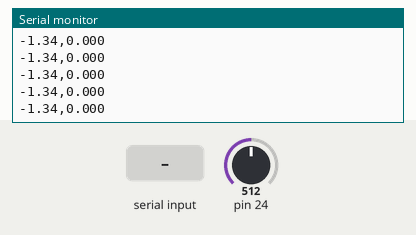
Recording of a sketch running on a simulated Teensy 4. On the bench: the last lines printed to the serial monitor. The test bench sets the inputs (shaded band); at power-on: pin 24 = 512.

Above: at 1.7 s.
1.8 s: "90,45\n" received over Serial
3.4 s: "E90\n" received over Serial
4.9 s: "F90\n" received over Serial
At 4.92 s:
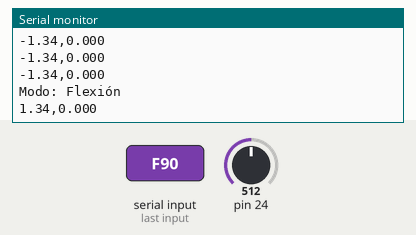
6.4 s: pin 24 set to 716
At 6.42 s:
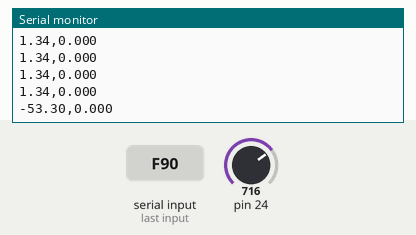
7.9 s: pin 24 set to 900
At 7.93 s:
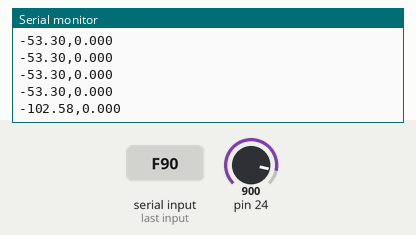
Timing chart, 0 to 10.4 s (numbered marks = the images above; inputs shaded):
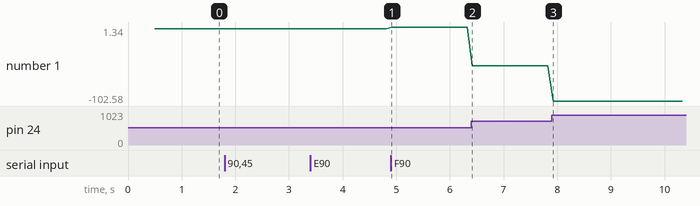

The sketch:

Teensy.ino
```cpp
// ------------------- CONFIGURACIÓN -------------------
struct Resorte {
  float L0;          // Longitud efectiva inicial (m)
  float constante;   // Constante K (N/m)
};

// Datos de los resortes: {L0, K}
Resorte resortes[3] = {
  {0.045, 428.3},  // Resorte 1
  {0.046, 595.6},  // Resorte 2
  {0.04, 12146.8}   // Resorte 3
};


// ------------------- VARIABLES -------------------
int resorte_sel = 0;   // 0 = sin resorte
char modo_sel = 'E';   // 'E' = Extensión, 'F' = Flexión

float angulo = 0.0;
float fuerza = 0.0;


// ============================================================
//                  FUNCIONES AUXILIARES
// ============================================================

// Leer potenciómetro y convertirlo a ángulo (°)
float leerPotenciometro(char modo) {
  int lectura = analogRead(A10); // Potenciómetro
  float pot_val = (lectura / 1023.0) * 10000.0;  // Escalado a rango
  float ang_calc = 0;

  if (modo == 'E') {
    // Ecuación de extensión (ajustar tras calibración)
    ang_calc = (0.0274 * pot_val - 138.472);
  } else {
    // Ecuación de flexión (simétrica)
    ang_calc = -(0.0274 * pot_val - 138.472);
  }

  return ang_calc;  // Devuelve ángulo en grados
}


// ============================================================
//           CÁLCULO DE FUERZA SEGÚN GEOMETRÍA REAL
// ============================================================

float calcularFuerza(float angulo, int sel, char modo) {
  if (sel == 0)
    return 0; // Sin resorte seleccionado

  // ---------- PARÁMETROS GEOMÉTRICOS ----------
  const float a = 0.081;  // Distancia punto fijo (m)
  const float r = 0.026;  // Radio brazo móvil (m)
  const float L0_geom = fabs(a - r); // Longitud inicial (posición 0°)

  // ---------- SELECCIÓN DE RESORTE ----------
  Resorte res = resortes[sel - 1];

  // Conversión a radianes
  float theta = angulo * PI / 180.0;

  // ---------- CÁLCULO DE LONGITUD Y DEFORMACIÓN ----------
  float L = sqrt(pow(r * cos(theta) - a, 2) + pow(r * sin(theta), 2));  // Longitud actual
  float deltaL = L - L0_geom;   // Deformación (m)

  if (deltaL < 0)
    deltaL = 0;  // El resorte no empuja si está comprimido

  // ---------- FUERZA DEL RESORTE ----------
  float F = res.constante * deltaL;  // N

  return F;  // Devuelve fuerza en Newtons
}


// ============================================================
//                     SETUP Y LOOP
// ============================================================

void setup() {
  Serial.begin(115200);
  delay(500);
  Serial.println("Teensy listo. Esperando comandos...");
}


void loop() {
  // ---------- LECTURA DE COMANDOS DESDE PC ----------
  if (Serial.available()) {
    char c = Serial.read();

    // Seleccionar resorte (0–3)
    if (c >= '0' && c <= '3') {
      resorte_sel = c - '0';
      Serial.print("Resorte seleccionado: ");
      Serial.println(resorte_sel);
    }

    // Seleccionar modo ('E' o 'F')
    else if (c == 'E' || c == 'F') {
      modo_sel = c;
      Serial.print("Modo: ");
      Serial.println(modo_sel == 'E' ? "Extensión" : "Flexión");
    }
  }

  // ---------- LECTURA DE ÁNGULO ----------
  angulo = leerPotenciometro(modo_sel);

  // ---------- CÁLCULO DE FUERZA ----------
  fuerza = calcularFuerza(angulo, resorte_sel, modo_sel);

  // ---------- ENVÍO DE DATOS ----------
  Serial.print(angulo, 2);
  Serial.print(",");
  Serial.println(fuerza, 3);

  delay(100);  // Frecuencia ~10 Hz
}
```

Measured:
- after the input at 4.9 s, the serial monitor: prints a new line at once (image 1)
- after the input at 6.4 s, the serial monitor: prints a new line at once (image 2)
- after the input at 7.9 s, the serial monitor: prints a new line at once (image 3)
- plotted number 1: -1.34 → 1.34 after the input at 4.9 s, 1.34 → -53.3 after the input at 6.4 s, -53.3 → -102.58 after the input at 7.9 s
